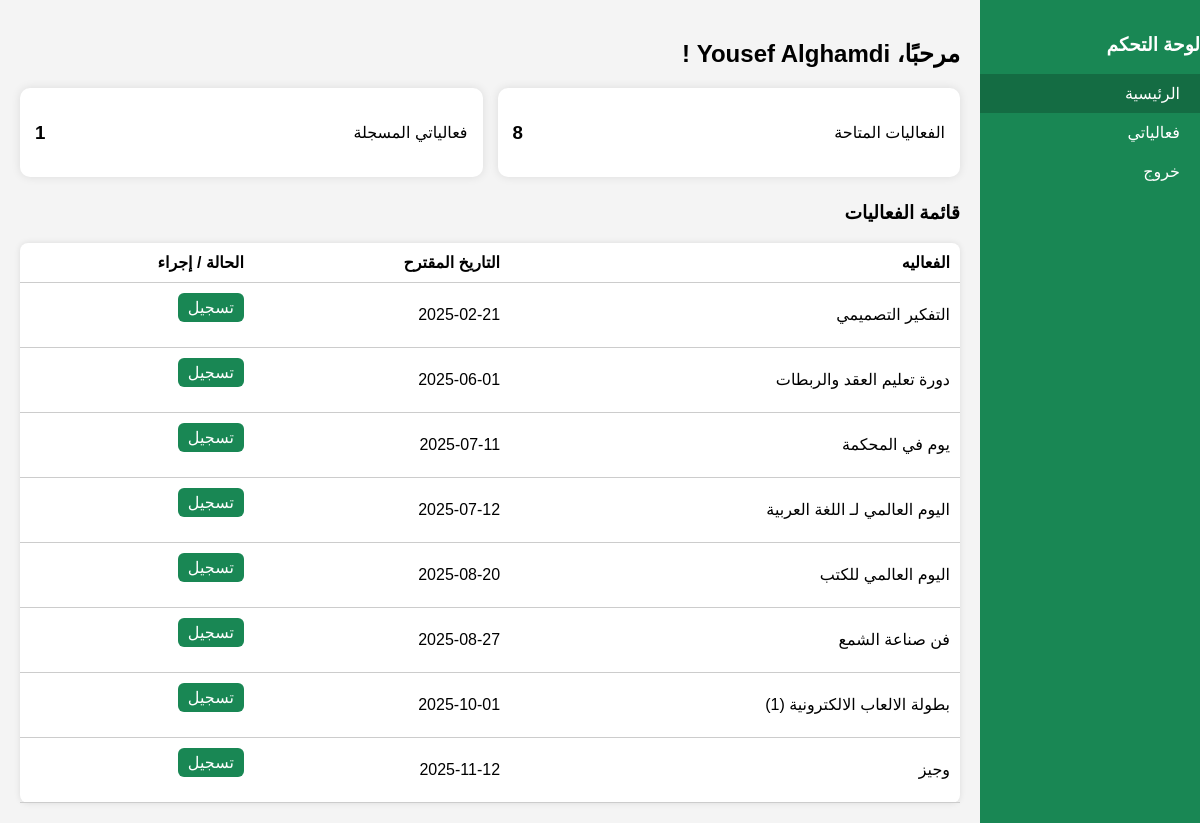
The app's page /member/dashboard.php (signed in) with its own data.
### tables this page shows
CREATE TABLE `activity` (
  `activity_id` int(11) NOT NULL,
  `activity_name` varchar(100) NOT NULL,
  `proposed_date` date DEFAULT NULL,
  `actual_date` date DEFAULT NULL,
  `proposed_start_time` datetime DEFAULT NULL,
  `actual_start_time` datetime DEFAULT NULL,
  `proposed_duration_min` int(11) DEFAULT NULL,
  `actual_duration_min` int(11) DEFAULT NULL,
  `proposed_cost` decimal(10,2) DEFAULT NULL,
  `actual_cost` decimal(10,2) DEFAULT NULL,
  `proposed_audience_number` int(11) DEFAULT NULL,
  `actual_audience_number` int(11) DEFAULT NULL,
  `purpose_of_activity` text DEFAULT NULL,
  `serves_student_plan` tinyint(1) DEFAULT NULL,
  `serves_student` tinyint(1) DEFAULT NULL,
  `serves_special_needs` tinyint(1) DEFAULT NULL,
  `activity_manager_id` int(11) DEFAULT NULL,
  `club_id` int(11) DEFAULT NULL,
  `status` enum('pending','active','ended') DEFAULT 'pending'
);

### member/dashboard.php (the view, shortened to what this page needs)
<?php
$member_id = $_SESSION['member_id'];
require_once '../database/db.php';
$stmt = $pdo->prepare("SELECT CONCAT (first_name, ' '  , last_name) as fullname FROM members WHERE member_id = ?");
$stmt->execute([$member_id]);
$member_name = $stmt->fetchColumn();
$stmt = $pdo->query("SELECT activity_id, activity_name, proposed_date FROM activity WHERE status IN ('pending','active') ORDER BY proposed_date ASC");
$activities = $stmt->fetchAll(PDO::FETCH_ASSOC);
$stmt = $pdo->prepare("SELECT activity_id, status FROM activity_registration WHERE member_id = ? AND status IN ('pending', 'approved', 'rejected')");
$stmt->execute([$member_id]);
$myRegsRaw = $stmt->fetchAll(PDO::FETCH_KEY_PAIR);
$stmt = $pdo->prepare("SELECT activity_id, status FROM activity_registration WHERE member_id = ? AND status =  'approved'");
$stmt->execute([$member_id]);
$myApproved = $stmt->fetchAll(PDO::FETCH_KEY_PAIR);
?>
<!DOCTYPE html>
<html lang="ar" dir="rtl">
<head>
  <link rel="stylesheet" href="../css/style.css">
  <link rel="stylesheet" href="https://cdnjs.cloudflare.com/ajax/libs/font-awesome/6.5.0/css/all.min.css">
</head>
<body>
  <div class="sidebar">
    <h3>لوحة التحكم</h3>
    <a href="dashboard.php" class="active">الرئيسية</a>
    <a href="my_activities.php">فعالياتي</a>
    <a href="logout.php" onclick="return confirm('هل تريد تسجيل الخروج؟');">خروج</a>
  </div>
  <div class="main-content">
    <h2>مرحبًا،  <?= htmlspecialchars($member_name) ?> ! </h2>
    <div class="cards">
      <div class="card">
        <p>الفعاليات المتاحة</p>
        <h3><?= count($activities) ?></h3>
      </div>
      <div class="card">
        <p>فعالياتي المسجلة</p>
        <h3><?= count($myApproved) ?></h3>
      </div>
    </div>
    <h3>قائمة الفعاليات</h3>
    <table>
      <thead>
        <tr>
          <th>الفعاليه</th>
          <th>التاريخ المقترح</th>
          <th>الحالة / إجراء</th>
        </tr>
      </thead>
      <tbody>
      <?php foreach ($activities as $act):
        $aid    = $act['activity_id'];
        $status = $myRegsRaw[$aid] ?? null;
      ?>
        <tr>
          <td><?= htmlspecialchars($act['activity_name']) ?></td>
          <td><?= htmlspecialchars($act['proposed_date'] ?: '—') ?></td>
          <td>
            <?php if ($status): ?>
              <?php if ($status === 'approved'): ?>
                <span class="status active">مقبول ✅</span>
              <?php elseif ($status === 'pending'): ?>
                <span class="status pending">بانتظار القبول ⏳</span>
                <a href="?cancel=<?= $aid ?>" class="btn danger">إلغاء الطلب</a>
              <?php elseif ($status === 'rejected'): ?>
                <span class="status rejected">مرفوض ❌</span>
                <a href="?join=<?= $aid ?>" class="btn idle">إعادة التسجيل</a>
              <?php endif; ?>
            <?php else: ?>
              <a href="?join=<?= $aid ?>" class="btn">تسجيل</a>
            <?php endif; ?>
          </td>
        </tr>
      <?php endforeach; ?>
      </tbody>
    </table>
  </div>
</body>
</html>

### css/style.css (style rules this page uses)
body { font-family: 'Cairo', sans-serif; margin: 0; background: #f4f4f4; direction: rtl; display: flex; }
.sidebar { width: 220px; background: #198754; min-height: 100vh; position: fixed; right: 0; top: 0; padding: 15px 0; color: white; }
.sidebar a { display: block; padding: 10px 20px; color: white; text-decoration: none; transition: background 0.3s; }
.sidebar a:hover, .sidebar a.active { background: #146c43; }
.main-content { margin-right: 220px; padding: 20px; flex: 1; }
.cards { display: flex; flex-wrap: wrap; gap: 15px; margin-bottom: 25px; }
.card { background: white; padding: 15px; border-radius: 10px; flex: 1 1 calc(25% - 15px); display: flex; justify-content: space-between; align-items: center; box-shadow: 0 0 10px rgba(0,0,0,0.1); }
.activity-table, table { width: 100%; background: white; border-radius: 8px; padding: 15px; margin-top: 15px; box-shadow: 0 0 6px rgba(0,0,0,0.1); border-collapse: collapse; }
table th, table td { padding: 10px; border-bottom: 1px solid #ccc; text-align: right; }
.btn { display: inline-block; background: #198754; color: white; padding: 5px 10px; text-decoration: none; border-radius: 6px; margin-bottom: 15px; text-align: center; border: none; cursor: pointer; }

### records on screen
activity: activity_name "التفكير التصميمي", proposed_date "2025-02-21"
activity: activity_name "دورة تعليم العقد والربطات", proposed_date "2025-06-01"
activity: activity_name "يوم في المحكمة", proposed_date "2025-07-11"
activity: activity_name "اليوم العالمي لـ اللغة العربية", proposed_date "2025-07-12"
activity: activity_name "اليوم العالمي للكتب", proposed_date "2025-08-20"
activity: activity_name "فن صناعة الشمع", proposed_date "2025-08-27"
activity: activity_name "بطولة الالعاب الالكترونية (1)", proposed_date "2025-10-01"
activity: activity_name "وجيز", proposed_date "2025-11-12"

### other values on screen
count($activities) "8"
count($myApproved) "1"
